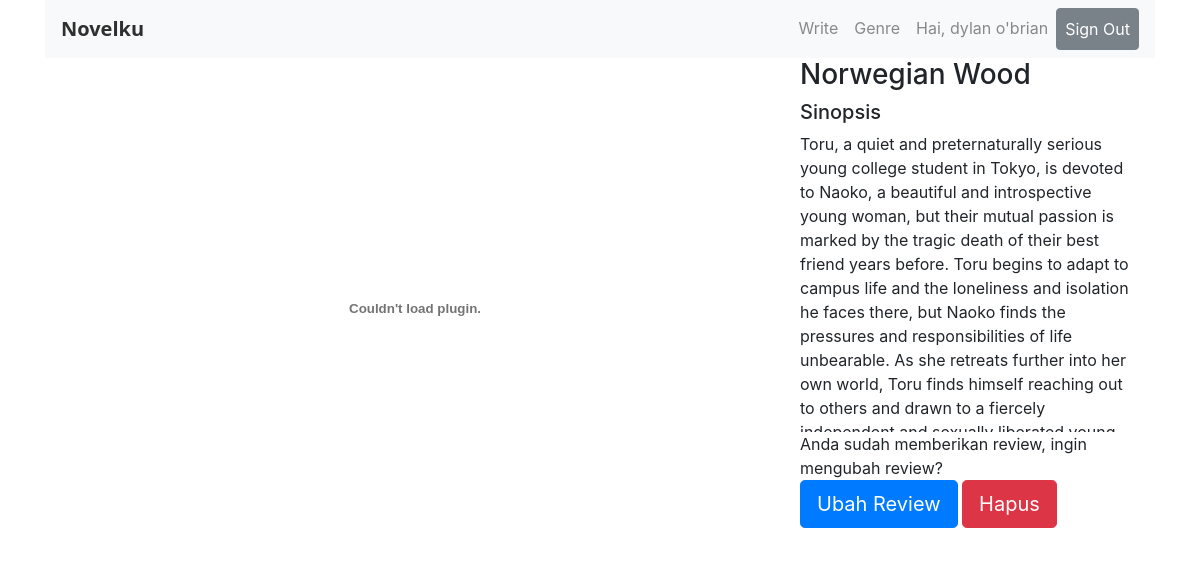
Screenshot of /?page=baca_novel&id=12 (signed in) with the database file from the repository.
### tables this page shows
CREATE TABLE `menu_role` (
  `id_menu` int(11) NOT NULL,
  `id_role` int(11) NOT NULL,
  `is_create` tinyint(4) NOT NULL,
  `is_read` tinyint(4) NOT NULL,
  `is_update` tinyint(4) NOT NULL,
  `is_delete` tinyint(4) NOT NULL
);

CREATE TABLE `menus` (
  `id_menu` int(11) NOT NULL,
  `nama_menu` varchar(255) NOT NULL,
  `file` varchar(255) NOT NULL
);

CREATE TABLE `novel` (
  `id_novel` int(11) NOT NULL,
  `judul_novel` varchar(255) NOT NULL,
  `file_cover` varchar(255) NOT NULL,
  `file_novel` varchar(255) NOT NULL,
  `sinopsis` text NOT NULL,
  `tgl_terbit` date NOT NULL,
  `id_user` int(11) NOT NULL,
  `created_at` datetime NOT NULL,
  `updated_at` datetime NOT NULL,
  `soft_delete` tinyint(4) NOT NULL
);

### index.php (the view, shortened to what this page needs)
<!doctype html>
<html lang="en">
<head>
    <link rel="stylesheet" href="assets/css/style.css">
    <link rel="stylesheet" href="assets/bootstrap/css/bootstrap.min.css">
    <link rel="stylesheet" href="https://use.fontawesome.com/releases/v5.1.1/css/all.css"
>
</head>
<body>
    <div class="container">
        <?php
            require_once "koneksi.php";
            if(isset($_SESSION['is_login']))
            {
                $sql = "SELECT * FROM menu_role AS a
                INNER JOIN menus AS b ON a.id_menu=b.id_menu
                WHERE a.id_role=".$_SESSION['id_role']." ORDER BY b.id_menu DESC";
                $menus = mysqli_query($conn, $sql);
            }
        ?>
        <nav class="navbar navbar-expand-lg navbar-light bg-light sticky-top">
            <a class="navbar-brand" href="index.php">Novelku</a>
            <div class="collapse navbar-collapse" id="navbarText">
                <ul class="navbar-nav ml-auto">
                    <?php if(isset($_SESSION['is_login'])==false){ ?>
                    <li class="nav-item active">
                        <a class="nav-link" href="#">Subscribe</a>
                    </li>
                    <li class="nav-item">
                        <a class="nav-link btn btn-secondary sign_in_button" href="?page=login">Sign In</a>
                    </li>
                    <?php } else{
                        while ($row=mysqli_fetch_assoc($menus)) {
                    echo '<li class="nav-item">
                            <a class="nav-link" href="?page='.$row['file'].'">'.$row['nama_menu'].'</a>
                        </li>';
                    }
                    ?>
                    <li class="nav-item">
                    <a class="nav-link" style="cursor: default;">Hai, <?= $_SESSION['nama_user'] ?> </a>
                    </li>
                    <li class="nav-item">
                        <a class="nav-link btn btn-secondary sign_in_button" href="?page=logout">Sign Out</a>
                    </li>
                    <?php } ?>
                </ul>
            </div>
        </nav>
        <?php
    if(isset($_GET['page'])){
        $page=$_GET['page'];
        $file_php=$page.".php";
        if (file_exists($file_php)) {
            require_once $file_php;
        }else{
            require_once "404.php";
        }
    }
    else{
        require_once "default.php";
    }
    ?>
    </div>
</body>
</html>

### baca_novel.php (shortened to what this page needs)
<?php
$sql = "SELECT * FROM novel WHERE soft_delete=0 AND id_novel=" . $_GET['id'];
$result = mysqli_query($conn, $sql);
$row = mysqli_fetch_assoc($result);
$sql2 = "SELECT * FROM review
WHERE soft_delete=0 AND id_user=" . $_SESSION['id_user'] . " AND id_novel=" . $_GET['id'];
$rreview = mysqli_query($conn, $sql2);
$row2 = mysqli_fetch_assoc($rreview);
?>
<link rel="stylesheet" href="assets/css/rating.css">
<div class="container">
    <div class="row">
        <div class="col-8">
            <embed src="<?= $row['file_novel']; ?>" width="100%" height="500" alt="pdf" pluginspage="">
        </div>
        <div class="col-4">
            <h3><?= $row['judul_novel']; ?></h3>
            <h5>Sinopsis</h5>
            <div style="height: 300px; overflow-y:auto;">
                <p><?= $row['sinopsis']; ?></p>
            </div>
            <?php if (mysqli_num_rows($rreview) > 0) { ?>
                Anda sudah memberikan review, ingin mengubah review?
                <br>
                <button type="button" class="btn btn-primary btn-lg" data-toggle="modal" data-target="#editReview">
                    Ubah Review
                </button>
                <a href="?page=hapus_review&id=<?= $row2['id_review']; ?>" class="btn btn-danger btn-lg">Hapus</a>
            <?php } else { ?>
                <button type="button" class="btn btn-primary btn-lg" data-toggle="modal" data-target="#modalReview">
                    Berikan Review
                </button>
            <?php } ?>
        </div>
    </div>
</div>

### assets/css/style.css (style rules this page uses)
.navbar .navbar-nav .nav-link.sign_in_button { color: white; }
.navbar-brand { font-size: 1.5em; font-weight: bold; font-family: 'Segoe UI', Tahoma, Geneva, Verdana, sans-serif; }
.bg-light { background-color: #ffffff !important; opacity: 90%; }

### rows the page displays
menu_role: id_menu.nama_menu "Write"
menu_role: id_menu.nama_menu "Genre"
novel: judul_novel "Norwegian Wood", sinopsis "Toru, a quiet and preternaturally serious young college student in Tokyo, is devoted to Naoko, a beautiful and introspective young woman, but their mutual passion is marked by the tragic death of their best friend years before. Toru begins to adapt to campus life and the loneliness and isolation he faces there, but Naoko finds the pressures and responsibilities of life unbearable. As she retreats further into her own world, Toru finds himself reaching out to others and drawn to a fiercely…"

### other values shown
$_SESSION['nama_user'] "dylan o'brian"
